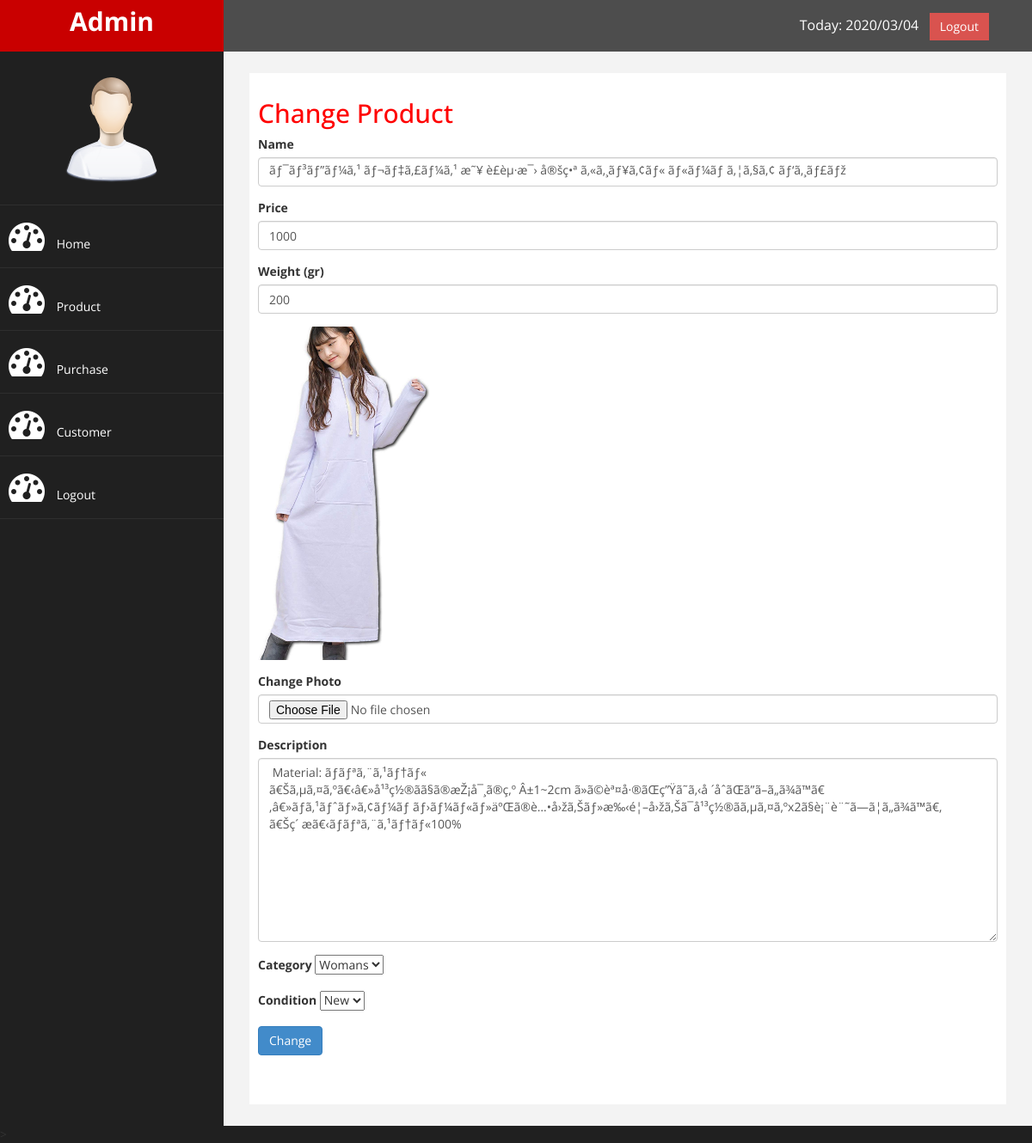
The app's page /admin/index.php?pages=changeproduct&id=11 (signed in) with its own data.
### tables this page shows
CREATE TABLE `product` (
  `id_product` int(11) NOT NULL,
  `name_product` varchar(100) NOT NULL,
  `price_product` int(11) NOT NULL,
  `weight_product` int(11) NOT NULL,
  `photo_product` varchar(100) NOT NULL,
  `description_product` text NOT NULL,
  `category_product` varchar(100) NOT NULL,
  `condition_product` varchar(30) NOT NULL
);

### admin/changeproduct.php (the view, shortened to what this page needs)
<h2>Change Product</h2>
<?php
	$get = $connectdb->query("SELECT * FROM product WHERE id_product='$_GET[id]'");
	$row = $get->fetch_assoc();
?>
<form method="post" enctype="multipart/form-data">
	<div class="form-group">
		<label>Name</label>
		<input type="text" class="form-control" name="name_product" value="<?php echo $row['name_product'];?>">
	</div>
	<div class="form-group">
		<label>Price</label>
		<input type="number" class="form-control" name="price"
		value="<?php echo $row['price_product'];?>">
	</div>
	<div class="form-group">
		<label>Weight (gr)</label>
		<input type="number" class="form-control" name="weight" value="<?php echo $row['weight_product'];?>">
	</div>
	<div class="form-group">
		<img src="../photo_product/<?php echo $row['photo_product'];?>" width="200">
	</div>
	<div class="form-group">
		<label>Change Photo</label>
		<input type="file" class="form-control" name="photo">
	</div>
	<div class="form-group">
		<label>Description</label>
		<textarea class="form-control" name="description" rows="10"><?php echo $row['description_product'];?>
		</textarea>
	</div>
	<div class="form-group">
		<label>Category</label>
		<select id="category" name="category">
		  <option value="<?php echo $row['category_product'];?>"><?php echo $row['category_product'];?></option>
		</select>
	</div>
	<div class="form-group">
		<label>Condition</label>
		<select id="condition" name="condition" >
		  <option value="<?php echo $row['condition_product'];?>"><?php echo $row['condition_product'];?></option>
		</select>
	</div>
	<button class="btn btn-primary" name="change">Change</button>
</form>

### admin/assets/css/custom.css (style rules this page uses)
body { font-family: 'Open Sans', sans-serif; }
h2 { color: #f00; }

### records on screen
product: name_product "ãƒ¯ãƒ³ãƒ”ãƒ¼ã‚¹ ãƒ¬ãƒ‡ã‚£ãƒ¼ã‚¹ æ˜¥ è£èµ·æ¯› å®šç•ª ã‚«ã‚¸ãƒ¥ã‚¢ãƒ« ãƒ«ãƒ¼ãƒ ã‚¦ã‚§ã‚¢ ãƒ‘ã‚¸ãƒ£ãƒž", price "1000", weight "200", photo_product (picture), description "Material: ãƒãƒªã‚¨ã‚¹ãƒ†ãƒ« ã€Šã‚µã‚¤ã‚ºã€‹â€»å¹³ç½®ãã§ã®æŽ¡å¯¸ã®ç‚º Â±1~2cm ã»ã©èª¤å·®ãŒç”Ÿã˜ã‚‹å ´åˆãŒã”ã–ã„ã¾ã™ã€‚â€»ãƒã‚¹ãƒˆãƒ»ã‚¢ãƒ¼ãƒ ãƒ›ãƒ¼ãƒ«ãƒ»äºŒã®è…•å›žã‚Šãƒ»æ‰‹é¦–å›žã‚Šã¯å¹³ç½®ãã‚µã‚¤ã‚ºx2ã§è¡¨è¨˜ã—ã¦ã„ã¾ã™ã€‚ ã€Šç´ æã€‹ãƒãƒªã‚¨ã‚¹ãƒ†ãƒ«100%", category "Womans", condition "New"
